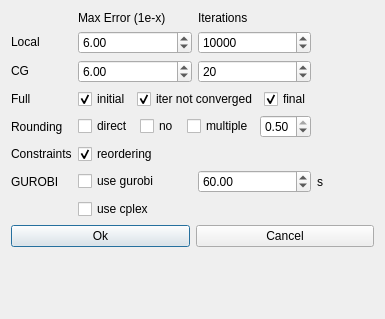
<?xml version="1.0" encoding="UTF-8"?>
<ui version="4.0">
 <class>QtMISolverDialogBaseUI</class>
 <widget class="QDialog" name="QtMISolverDialogBaseUI">
  <property name="windowModality">
   <enum>Qt::ApplicationModal</enum>
  </property>
  <property name="geometry">
   <rect>
    <x>0</x>
    <y>0</y>
    <width>385</width>
    <height>319</height>
   </rect>
  </property>
  <property name="windowTitle">
   <string>Dialog</string>
  </property>
  <layout class="QVBoxLayout" name="verticalLayout">
   <item>
    <layout class="QGridLayout" name="gridLayout">
     <item row="5" column="0">
      <widget class="QLabel" name="label_8">
       <property name="text">
        <string>Constraints</string>
       </property>
      </widget>
     </item>
     <item row="6" column="3">
      <widget class="QLabel" name="label_10">
       <property name="text">
        <string>s</string>
       </property>
      </widget>
     </item>
     <item row="2" column="0">
      <widget class="QLabel" name="label_3">
       <property name="sizePolicy">
        <sizepolicy hsizetype="Fixed" vsizetype="Fixed">
         <horstretch>0</horstretch>
         <verstretch>0</verstretch>
        </sizepolicy>
       </property>
       <property name="text">
        <string>CG</string>
       </property>
      </widget>
     </item>
     <item row="4" column="0">
      <widget class="QLabel" name="label_2">
       <property name="text">
        <string>Rounding</string>
       </property>
      </widget>
     </item>
     <item row="3" column="1" colspan="2">
      <layout class="QHBoxLayout" name="horizontalLayout">
       <item>
        <widget class="QCheckBox" name="initialFullCB">
         <property name="text">
          <string>initial</string>
         </property>
         <property name="checked">
          <bool>true</bool>
         </property>
        </widget>
       </item>
       <item>
        <widget class="QCheckBox" name="iterFullCB">
         <property name="text">
          <string>iter not converged</string>
         </property>
         <property name="checked">
          <bool>true</bool>
         </property>
        </widget>
       </item>
       <item>
        <widget class="QCheckBox" name="finalFullCB">
         <property name="text">
          <string>final</string>
         </property>
         <property name="checked">
          <bool>true</bool>
         </property>
         <property name="tristate">
          <bool>false</bool>
         </property>
        </widget>
       </item>
      </layout>
     </item>
     <item row="7" column="1">
      <widget class="QCheckBox" name="cplexRoundingCB">
       <property name="text">
        <string>use cplex</string>
       </property>
      </widget>
     </item>
     <item row="1" column="0">
      <widget class="QLabel" name="label_5">
       <property name="sizePolicy">
        <sizepolicy hsizetype="Fixed" vsizetype="Fixed">
         <horstretch>0</horstretch>
         <verstretch>0</verstretch>
        </sizepolicy>
       </property>
       <property name="text">
        <string>Local</string>
       </property>
      </widget>
     </item>
     <item row="4" column="1" colspan="2">
      <layout class="QHBoxLayout" name="horizontalLayout_3">
       <item>
        <widget class="QCheckBox" name="directRoundingCB">
         <property name="text">
          <string>direct</string>
         </property>
        </widget>
       </item>
       <item>
        <widget class="QCheckBox" name="noRoundingCB">
         <property name="text">
          <string>no</string>
         </property>
        </widget>
       </item>
       <item>
        <widget class="QCheckBox" name="multipleRoundingCB">
         <property name="text">
          <string>multiple</string>
         </property>
        </widget>
       </item>
       <item>
        <widget class="QDoubleSpinBox" name="multipleRoundingDSB">
         <property name="decimals">
          <number>2</number>
         </property>
         <property name="minimum">
          <double>0.000000000000000</double>
         </property>
         <property name="maximum">
          <double>0.500000000000000</double>
         </property>
         <property name="value">
          <double>0.500000000000000</double>
         </property>
        </widget>
       </item>
      </layout>
     </item>
     <item row="0" column="1">
      <widget class="QLabel" name="label_4">
       <property name="text">
        <string>Max Error (1e-x)</string>
       </property>
      </widget>
     </item>
     <item row="6" column="0">
      <widget class="QLabel" name="label_9">
       <property name="text">
        <string>GUROBI</string>
       </property>
      </widget>
     </item>
     <item row="0" column="2">
      <widget class="QLabel" name="label_6">
       <property name="text">
        <string>Iterations</string>
       </property>
      </widget>
     </item>
     <item row="5" column="1">
      <widget class="QCheckBox" name="use_reordering_cb">
       <property name="text">
        <string>reordering</string>
       </property>
       <property name="checked">
        <bool>true</bool>
       </property>
      </widget>
     </item>
     <item row="2" column="1">
      <widget class="QDoubleSpinBox" name="cgErrorDSB">
       <property name="decimals">
        <number>2</number>
       </property>
       <property name="minimum">
        <double>-1000000000.000000000000000</double>
       </property>
       <property name="maximum">
        <double>1000000000.000000000000000</double>
       </property>
       <property name="value">
        <double>6.000000000000000</double>
       </property>
      </widget>
     </item>
     <item row="6" column="2">
      <widget class="QDoubleSpinBox" name="gurobiMaxTimeDSB">
       <property name="maximum">
        <double>999999999.000000000000000</double>
       </property>
       <property name="value">
        <double>60.000000000000000</double>
       </property>
      </widget>
     </item>
     <item row="3" column="0">
      <widget class="QLabel" name="label_7">
       <property name="sizePolicy">
        <sizepolicy hsizetype="Fixed" vsizetype="Fixed">
         <horstretch>0</horstretch>
         <verstretch>0</verstretch>
        </sizepolicy>
       </property>
       <property name="text">
        <string>Full</string>
       </property>
      </widget>
     </item>
     <item row="1" column="1">
      <widget class="QDoubleSpinBox" name="localErrorDSB">
       <property name="decimals">
        <number>2</number>
       </property>
       <property name="minimum">
        <double>-1000000000.000000000000000</double>
       </property>
       <property name="maximum">
        <double>1000000000.000000000000000</double>
       </property>
       <property name="value">
        <double>6.000000000000000</double>
       </property>
      </widget>
     </item>
     <item row="6" column="1">
      <widget class="QCheckBox" name="gurobiRoundingCB">
       <property name="text">
        <string>use gurobi</string>
       </property>
      </widget>
     </item>
     <item row="2" column="2">
      <widget class="QSpinBox" name="cgItersSB">
       <property name="maximum">
        <number>1000000000</number>
       </property>
       <property name="value">
        <number>20</number>
       </property>
      </widget>
     </item>
     <item row="1" column="2">
      <widget class="QSpinBox" name="localItersSB">
       <property name="maximum">
        <number>1000000000</number>
       </property>
       <property name="value">
        <number>10000</number>
       </property>
      </widget>
     </item>
    </layout>
   </item>
   <item>
    <layout class="QHBoxLayout" name="horizontalLayout_2">
     <item>
      <widget class="QPushButton" name="okPB">
       <property name="text">
        <string>Ok</string>
       </property>
      </widget>
     </item>
     <item>
      <widget class="QPushButton" name="cancelPB">
       <property name="text">
        <string>Cancel</string>
       </property>
      </widget>
     </item>
    </layout>
   </item>
   <item>
    <spacer name="verticalSpacer">
     <property name="orientation">
      <enum>Qt::Vertical</enum>
     </property>
     <property name="sizeHint" stdset="0">
      <size>
       <width>20</width>
       <height>14</height>
      </size>
     </property>
    </spacer>
   </item>
  </layout>
 </widget>
 <resources/>
 <connections/>
</ui>
